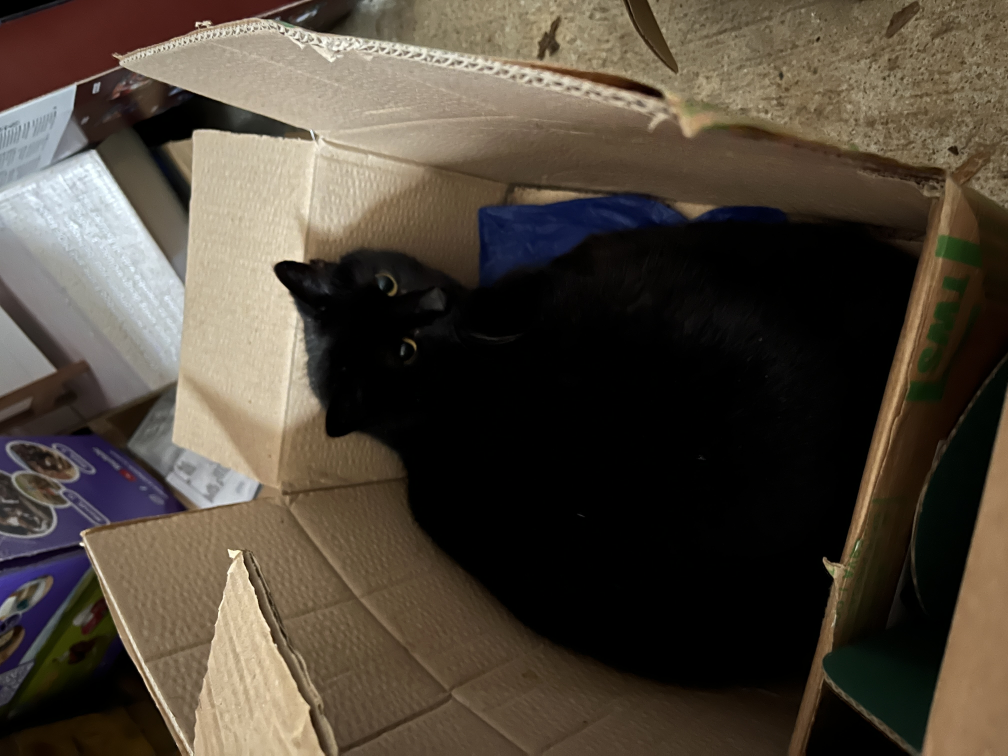
#> input picture assets/source/patch/IMG_0426.JPG, 4032 x 3024 px (shown at 1/4 size); its folder holds only this picture in this run
$ python optimise-images.py
#> lines starting #> are read from the running program, lines starting #| are printed output that depends on the picture
"""Generate responsive JPEG/WebP images; requires Pillow and heif-convert for HEIC."""
from pathlib import Path
from PIL import Image, ImageOps
import json
import argparse
import shutil
import subprocess
import tempfile

root = Path(__file__).resolve().parent.parent
output = root / 'public/images'
output.mkdir(parents=True, exist_ok=True)
parser = argparse.ArgumentParser(description=__doc__)
parser.add_argument('--group', choices=['all', 'work', 'patch'], default='all', help='Regenerate one organised source group, or all images.')
args = parser.parse_args()
manifest_path = root / 'assets/images.json'
manifest = json.loads(manifest_path.read_text()) if args.group != 'all' and manifest_path.exists() else {}
if args.group == 'work':
    manifest = {key: value for key, value in manifest.items() if not key.startswith('work/')}
source_root = root / 'assets/source'
scan_root = source_root if args.group == 'all' else source_root / args.group
sources = sorted(source for source in scan_root.rglob('*')
                 if source.suffix.lower() in {'.jpg', '.jpeg', '.heic', '.heif'})
with tempfile.TemporaryDirectory(prefix='three-paw-images-') as temporary:
    for source in sources:
        relative = source.relative_to(source_root)
        # Work gets a namespaced URL to prevent identical camera filenames in
        # different project folders colliding. Keep existing Patch URLs stable.
        key = relative.with_suffix('').as_posix() if relative.parts[0] == 'work' else source.stem
        destination = output / key
        destination.parent.mkdir(parents=True, exist_ok=True)
        decoded = source
        if source.suffix.lower() in {'.heic', '.heif'}:
            converter = shutil.which('heif-convert')
            if not converter:
                raise SystemExit('HEIC photos require heif-convert (libheif tools). Originals are unchanged.')
            decoded = Path(temporary) / f'{source.stem}.png'
            subprocess.run([converter, '--quiet', str(source), str(decoded)], check=True)
        with Image.open(decoded) as original:
#> original is the input picture: PIL image 4032x3024 RGB; mean R, G, B 79.2, 70, 58.7
            image = ImageOps.exif_transpose(original).convert('RGB')
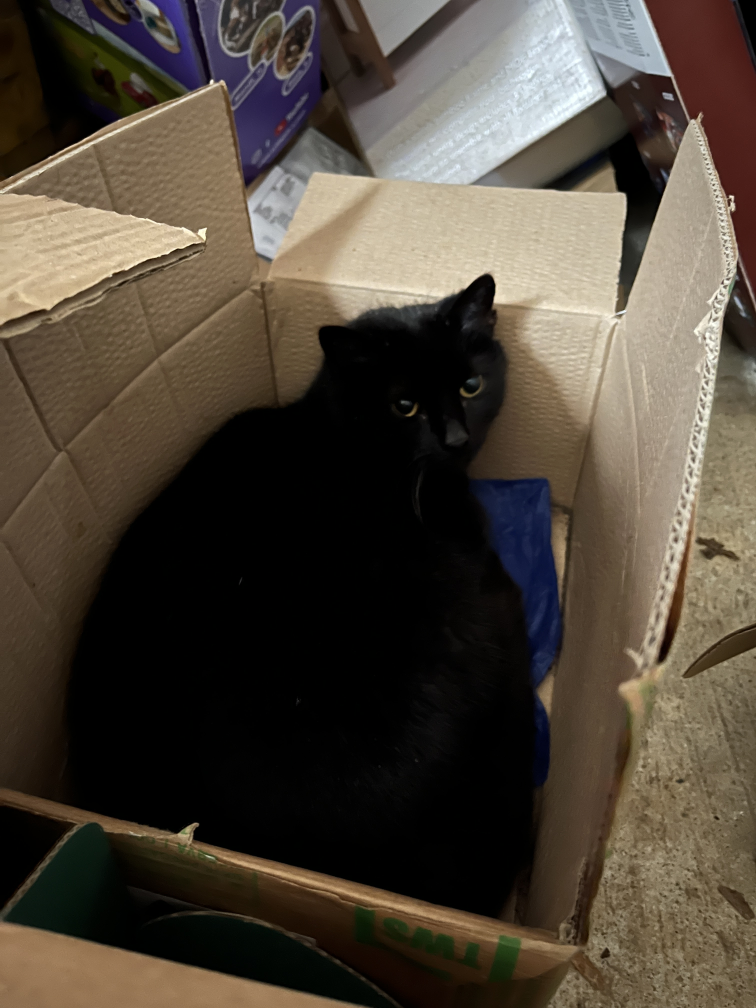
#> image: PIL image 3024x4032 RGB (shown at 1/4 size); mean R, G, B 79.2, 70, 58.7
        # Cap published images; retain full-resolution originals outside public/.
        widths = sorted({min(width, image.width) for width in (320, 640, 1280, 1600)})
#> widths = [320, 640, 1280, 1600]
        for width in widths:
            resized = image.resize((width, round(image.height * width / image.width)), Image.Resampling.LANCZOS)
            resized.save(destination.with_name(f'{destination.name}-{width}.jpg'), 'JPEG', quality=82, optimize=True, progressive=True)
            resized.save(destination.with_name(f'{destination.name}-{width}.webp'), 'WEBP', quality=80, method=6)
#> this loop made 4 passes
#> pass 1, `resized = image.resize((width, round(image.height * width / image.widt..`:
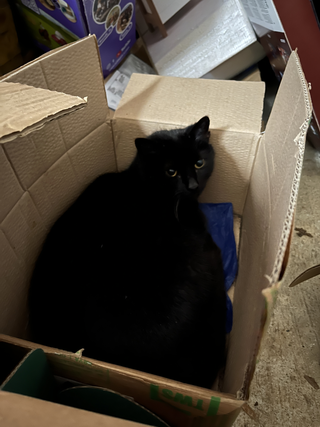
#> resized: PIL image 320x427 RGB; mean R, G, B 79.2, 70, 58.7
        manifest[key] = {'width': image.width, 'height': image.height, 'widths': widths}
(root / 'assets/images.json').write_text(json.dumps(manifest, indent=2) + '\n')
print(f'Generated responsive JPEG/WebP images from {len(sources)} originals (maximum width 1600px, metadata removed).')

$ run again, on assets/source/patch/IMG_8698.JPG
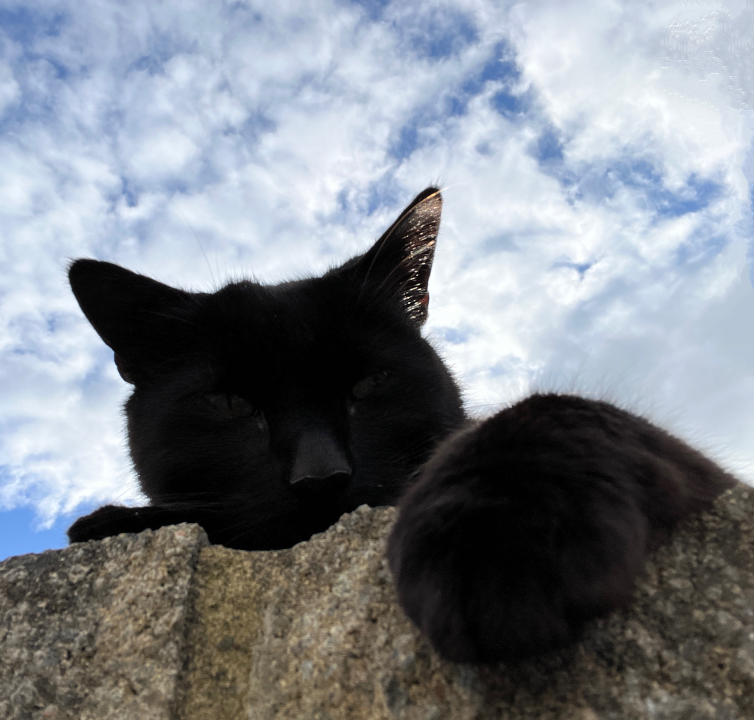
#> input picture assets/source/patch/IMG_8698.JPG, 3016 x 2878 px (shown at 1/4 size)
#> original is the input picture: PIL image 3016x2878 RGB; mean R, G, B 124.1, 129.3, 136.2
#> the loop `for width in widths:` made 4 passes
#> pass 1, `resized = image.resize((width, round(image.height * width / image.widt..`:
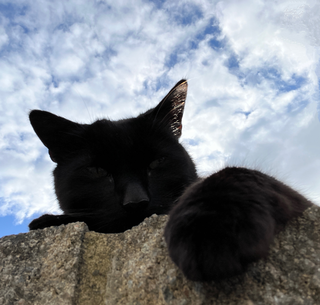
#> resized: PIL image 320x305 RGB; mean R, G, B 124.1, 129.3, 136.2

$ run again, on assets/source/patch/PXL_20210505_135237003.MP.jpg
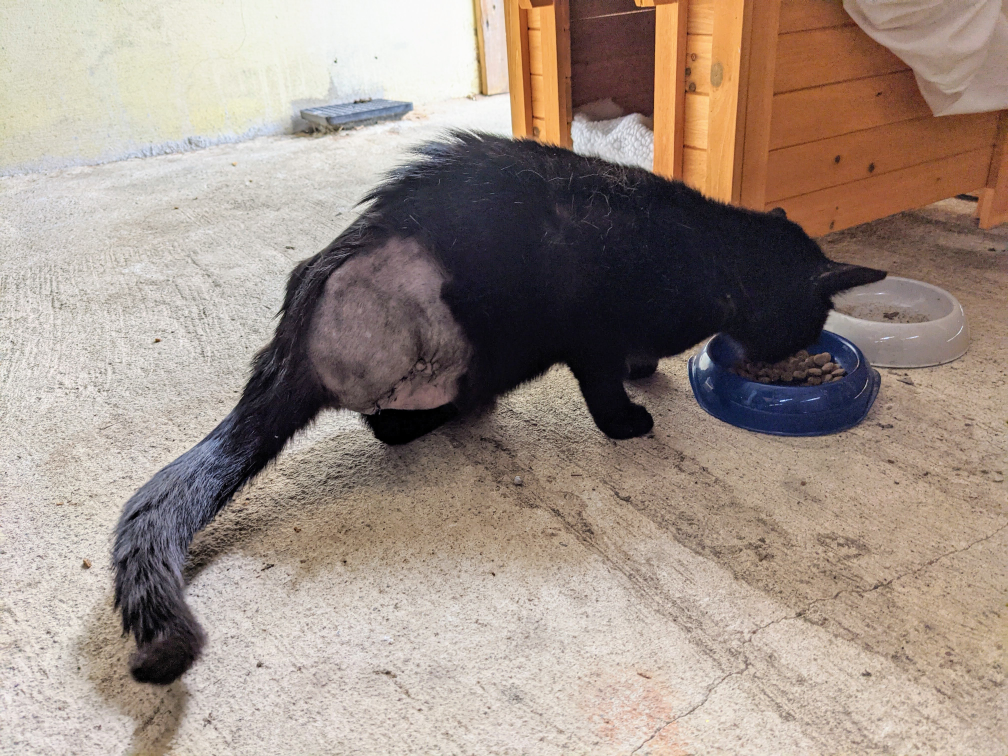
#> input picture assets/source/patch/PXL_20210505_135237003.MP.jpg, 4032 x 3024 px (shown at 1/4 size)
#> original is the input picture: PIL image 4032x3024 RGB; mean R, G, B 159.2, 144.2, 134.3
#> the loop `for width in widths:` made 4 passes
#> pass 1, `resized = image.resize((width, round(image.height * width / image.widt..`:
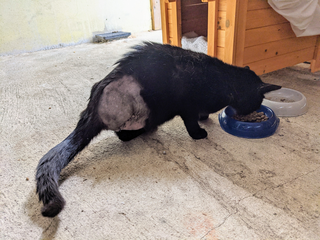
#> resized: PIL image 320x240 RGB; mean R, G, B 159.2, 144.2, 134.3

$ run again, on assets/source/patch/IMG_20200826_181912.jpg
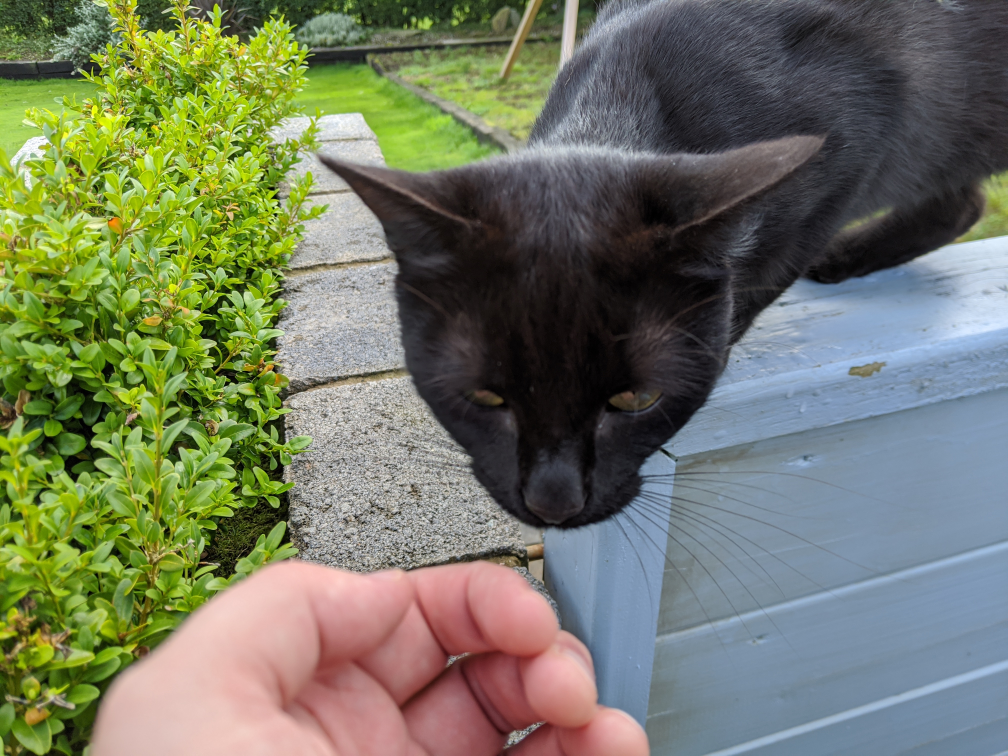
#> input picture assets/source/patch/IMG_20200826_181912.jpg, 4032 x 3024 px (shown at 1/4 size)
#> original is the input picture: PIL image 4032x3024 RGB; mean R, G, B 114.6, 120.8, 98
#> the loop `for width in widths:` made 4 passes
#> pass 1, `resized = image.resize((width, round(image.height * width / image.widt..`:
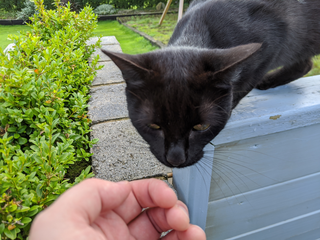
#> resized: PIL image 320x240 RGB; mean R, G, B 114.6, 120.8, 98
#> pass 2, `resized = image.resize((width, round(image.height * width / image.widt..`:
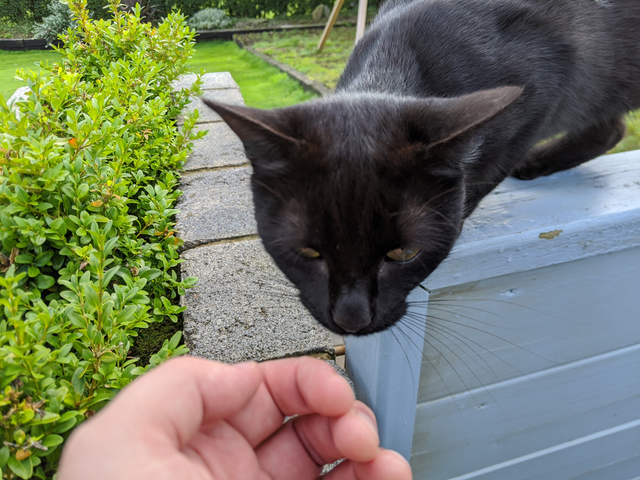
#> resized: PIL image 640x480 RGB; mean R, G, B 114.6, 120.8, 98
